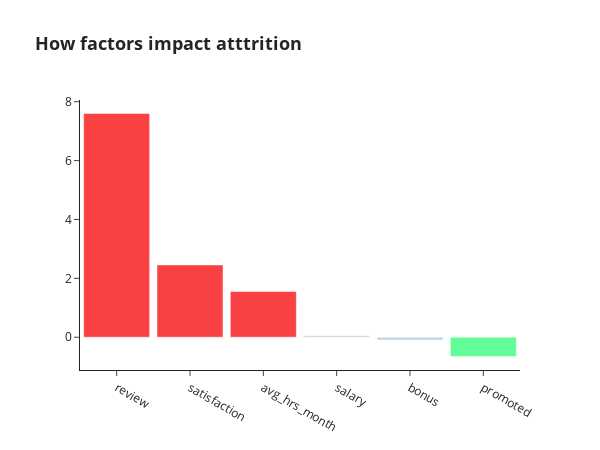

Notebook code cell kept with this figure:
### Code cell
df1 = pd.DataFrame(res.params).reset_index()
df1 = df1.drop([6])
df1 = df1.rename(columns={"index":"factor", 0:"impact"})
df1["Color"] = np.where(df1["impact"]<0, '#62fc98', '#f73e3b')


fig = px.bar(df1, y='impact', x='factor',color="factor",
title="<b> How factors impact attrition<b>",
 color_discrete_map={
                "review": "#f94144",
                "satisfaction": "#f94144",
                "avg_hrs_month": "#f94144",
                "salary": "#bcd4e6",
                "bonus": "#bcd4e6",
                "promoted": "#62fc98",                
                }

)
fig.update_xaxes(categoryorder='total descending')
fig.update_layout(
    uniformtext_minsize=8,
    uniformtext_mode='hide',
                  width=600,
                  height=350,
    showlegend=False,
    yaxis_title=None,
    xaxis_title=None,
    height=450,bargap=0.1,
    titlefont={'size': 18},
)
fig.show()

### Figure 1 — Plotly figure (JSON) as saved in the notebook; plotly's stock layout.template omitted (floating-point values rounded to 4 significant figures)
{"data": [{"alignmentgroup": "True", "hovertemplate": "factor=%{x}<br>impact=%{y}<extra></extra>", "legendgroup": "review", "marker": {"color": "#f94144", "pattern": {"shape": ""}}, "name": "review", "offsetgroup": "review", "orientation": "v", "showlegend": true, "textposition": "auto", "type": "bar", "x": ["review"], "xaxis": "x", "y": [7.6], "yaxis": "y"}, {"alignmentgroup": "True", "hovertemplate": "factor=%{x}<br>impact=%{y}<extra></extra>", "legendgroup": "satisfaction", "marker": {"color": "#f94144", "pattern": {"shape": ""}}, "name": "satisfaction", "offsetgroup": "satisfaction", "orientation": "v", "showlegend": true, "textposition": "auto", "type": "bar", "x": ["satisfaction"], "xaxis": "x", "y": [2.455], "yaxis": "y"}, {"alignmentgroup": "True", "hovertemplate": "factor=%{x}<br>impact=%{y}<extra></extra>", "legendgroup": "avg_hrs_month", "marker": {"color": "#f94144", "pattern": {"shape": ""}}, "name": "avg_hrs_month", "offsetgroup": "avg_hrs_month", "orientation": "v", "showlegend": true, "textposition": "auto", "type": "bar", "x": ["avg_hrs_month"], "xaxis": "x", "y": [1.552], "yaxis": "y"}, {"alignmentgroup": "True", "hovertemplate": "factor=%{x}<br>impact=%{y}<extra></extra>", "legendgroup": "promoted", "marker": {"color": "#62fc98", "pattern": {"shape": ""}}, "name": "promoted", "offsetgroup": "promoted", "orientation": "v", "showlegend": true, "textposition": "auto", "type": "bar", "x": ["promoted"], "xaxis": "x", "y": [-0.6551], "yaxis": "y"}, {"alignmentgroup": "True", "hovertemplate": "factor=%{x}<br>impact=%{y}<extra></extra>", "legendgroup": "bonus", "marker": {"color": "#bcd4e6", "pattern": {"shape": ""}}, "name": "bonus", "offsetgroup": "bonus", "orientation": "v", "showlegend": true, "textposition": "auto", "type": "bar", "x": ["bonus"], "xaxis": "x", "y": [-0.09727], "yaxis": "y"}, {"alignmentgroup": "True", "hovertemplate": "factor=%{x}<br>impact=%{y}<extra></extra>", "legendgroup": "salary", "marker": {"color": "#bcd4e6", "pattern": {"shape": ""}}, "name": "salary", "offsetgroup": "salary", "orientation": "v", "showlegend": true, "textposition": "auto", "type": "bar", "x": ["salary"], "xaxis": "x", "y": [0.04835], "yaxis": "y"}], "layout": {"bargap": 0.1, "barmode": "relative", "height": 450, "legend": {"title": {"text": "factor"}, "tracegroupgap": 0}, "showlegend": false, "title": {"font": {"size": 18}, "text": "<b> How factors impact atttrition<b>"}, "uniformtext": {"minsize": 8, "mode": "hide"}, "width": 600, "xaxis": {"anchor": "y", "categoryarray": ["review", "satisfaction", "avg_hrs_month", "promoted", "bonus", "salary"], "categoryorder": "total descending", "domain": [0, 1], "title": {}}, "yaxis": {"anchor": "x", "domain": [0, 1], "title": {}}}}
